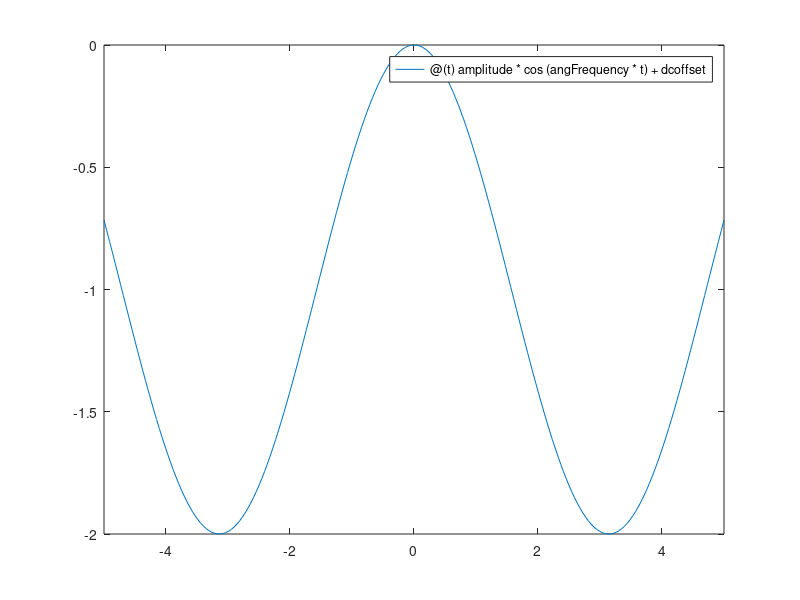

Recreate this plot in MATLAB.
amplitude = 1;
dcoffset= -1;
angFrequency = 1;
phaseAngle = 2;

fct = @(t) amplitude * cos(angFrequency * t) + dcoffset;
fplot(fct);
